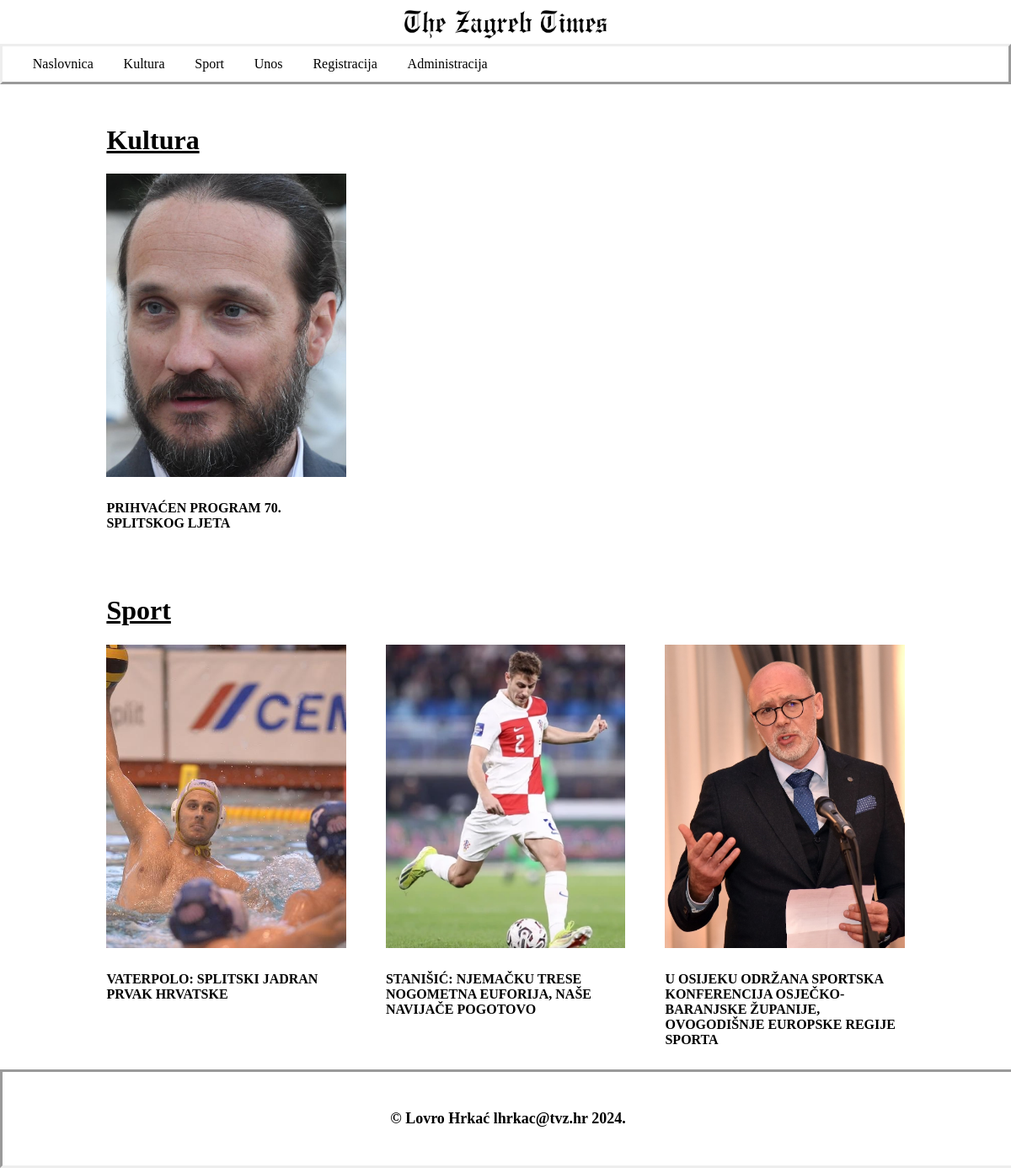
The page / on the database its author committed.
### tables this page shows
CREATE TABLE `vijesti` (
  `id` int(11) NOT NULL,
  `datum` varchar(32) NOT NULL,
  `naslov` varchar(300) NOT NULL,
  `sazetak` text NOT NULL,
  `tekst` text NOT NULL,
  `slika` varchar(64) NOT NULL,
  `kategorija` varchar(64) NOT NULL,
  `arhiva` tinyint(1) NOT NULL
);

### naslovnica.php (called while the page is built)
<?php
include("kultura.php");
include("sport.php");
?>

### sport.php (the view, shortened to what this page needs)
<h1><a href="index.php?menu=3">Sport</a></h1>
<?php
include 'connect.php';
?>
<section class="sport">
<?php
$query = "SELECT * FROM vijesti WHERE arhiva=0 AND kategorija='sport' ORDER BY id DESC";
$result = mysqli_query($dbc, $query);
 echo '<div class="resetka">';
 while($row = mysqli_fetch_array($result)) {
 echo '<article>';
 echo'<div class="article">';
 echo '<div class="sport_img">';
 echo '<a href="clanak.php?id='.$row['id'].'">';
 echo '<img id="slika" src="' . 'img/' . $row['slika'] . '"/>';
 echo '</a></h4>';
 echo '</div>';
 echo '<div class="media_body">';
 echo '<h4 class="title">';
 echo '<a href="clanak.php?id='.$row['id'].'">';
 echo $row['naslov'];
 echo '</a></h4>';
 echo '</div></div>';
 echo '</article>';
 }
 echo '</div>';
 ?>
</section>

### index.php (shortened to what this page needs)
<?php
	if (!isset($menu)) { $menu = 1; }
    ?>
<!DOCTYPE html>
<html lang="hr">
<head>
    <link rel="stylesheet" type="text/css" href="style.css">
</head>
<body>
<header>
<img id="logo" src="img/zgtimes.png">
<nav>
<?php
include("menu.php");
?>
</nav>
</header>
<main>
<?php
if (!isset($menu) || $menu == 1) {
    include("naslovnica.php");
}
?>
</main>
<footer>
<?php
print"<div>© Lovro Hrkać lhrkac@tvz.hr ". date('Y') . '.</div>';
?>
</footer>
</body>
</html>

### menu.php
<?php
echo '
<ul>
<li><a href="index.php?menu=1">Naslovnica</a></li>
<li><a href="index.php?menu=2">Kultura</a></li>
<li><a href="index.php?menu=3">Sport</a></li>
<li><a href="index.php?menu=5">Unos</a></li>
<li><a href="index.php?menu=6">Registracija</a></li>
<li><a href="index.php?menu=4">Administracija</a></li>
</ul>
';
?>

### kultura.php (shortened to what this page needs)
<h1><a href="index.php?menu=2">Kultura</a></h1>
<?php
include 'connect.php';
?>
<section class="sport">
<?php
$query = "SELECT * FROM vijesti WHERE arhiva=0 AND kategorija='kultura' ORDER BY id DESC";
$result = mysqli_query($dbc, $query);
echo '<div class="resetka">';
while($row = mysqli_fetch_array($result)) {
echo '<article>';
echo'<div class="article">';
echo '<div class="sport_img">';
echo '<a href="clanak.php?id='.$row['id'].'">';
echo '<img id="slika" src="' . UPLPATH . $row['slika'] . '"/>';
echo '</a></h4>';
echo '</div>';
echo '<div class="media_body">';
echo '<h4 class="title">';
echo '<a href="clanak.php?id='.$row['id'].'">';
echo $row['naslov'];
echo '</a></h4>';
echo '</div></div>';
echo '</article>';
}
echo '</div>';
?>
</section>

### style.css (style rules this page uses)
body { display:flex; flex-direction:column; }
main { margin-top:10%; margin-bottom:5%; }
header { width:100%; position:fixed;top:0;left:0; display:flex; flex-direction:column; z-index:20; background-color:white; }
#logo { width:20%; height:20%; display: block; margin-left: auto; margin-right: auto; padding-top:1%; padding-bottom:0.5%; }
nav { width:100%; height:30%; }
ul { list-style-type: none; margin: 0; padding: 0; overflow: hidden; border-bottom:2%; border-style: outset; }
li { float: left; padding-left:3%; padding-top:1%; padding-bottom:1%; }
li a { display: block; color: black; text-align: center; text-decoration: none; }
footer { height:8%; width:100%; position:fixed;bottom:0;left:0; z-index:20; display:flex; flex-direction:column; border-bottom:2%; border-style: inset; font-weight:bold; align-items:center; justify-content: center; font-size:large; background-color: white; }
h1 { margin-left:10%; text-decoration: underline; }
h1 a { color:black; text-decoration:none; }
.resetka { display: flex; flex-direction: row; flex-wrap: wrap; justify-content:space-between; margin-left:10%; margin-right:10%; height:auto; }
article { width:30%; margin-bottom:2%; overflow:hidden; max-height:40%; }
h4 { text-decoration:none; text-transform: uppercase; }
h4 a { color:black; text-decoration:none; }
.resetka a { color:black; text-decoration:none; }
#slika { position: relative; left: 50%; transform: translateX(-50%); overflow: hidden; object-fit: cover; height: 30vw; margin-bottom: 1%; }
section { margin-bottom:3%; }

### rows shown on the page
vijesti: slika (picture), naslov "PRIHVAĆEN PROGRAM 70. SPLITSKOG LJETA"
vijesti: slika (picture), naslov "VATERPOLO: SPLITSKI JADRAN PRVAK HRVATSKE"
vijesti: slika (picture), naslov "STANIŠIĆ: NJEMAČKU TRESE NOGOMETNA EUFORIJA, NAŠE NAVIJAČE POGOTOVO"
vijesti: slika (picture), naslov "U OSIJEKU ODRŽANA SPORTSKA KONFERENCIJA OSJEČKO-BARANJSKE ŽUPANIJE, OVOGODIŠNJE EUROPSKE REGIJE SPORTA"
